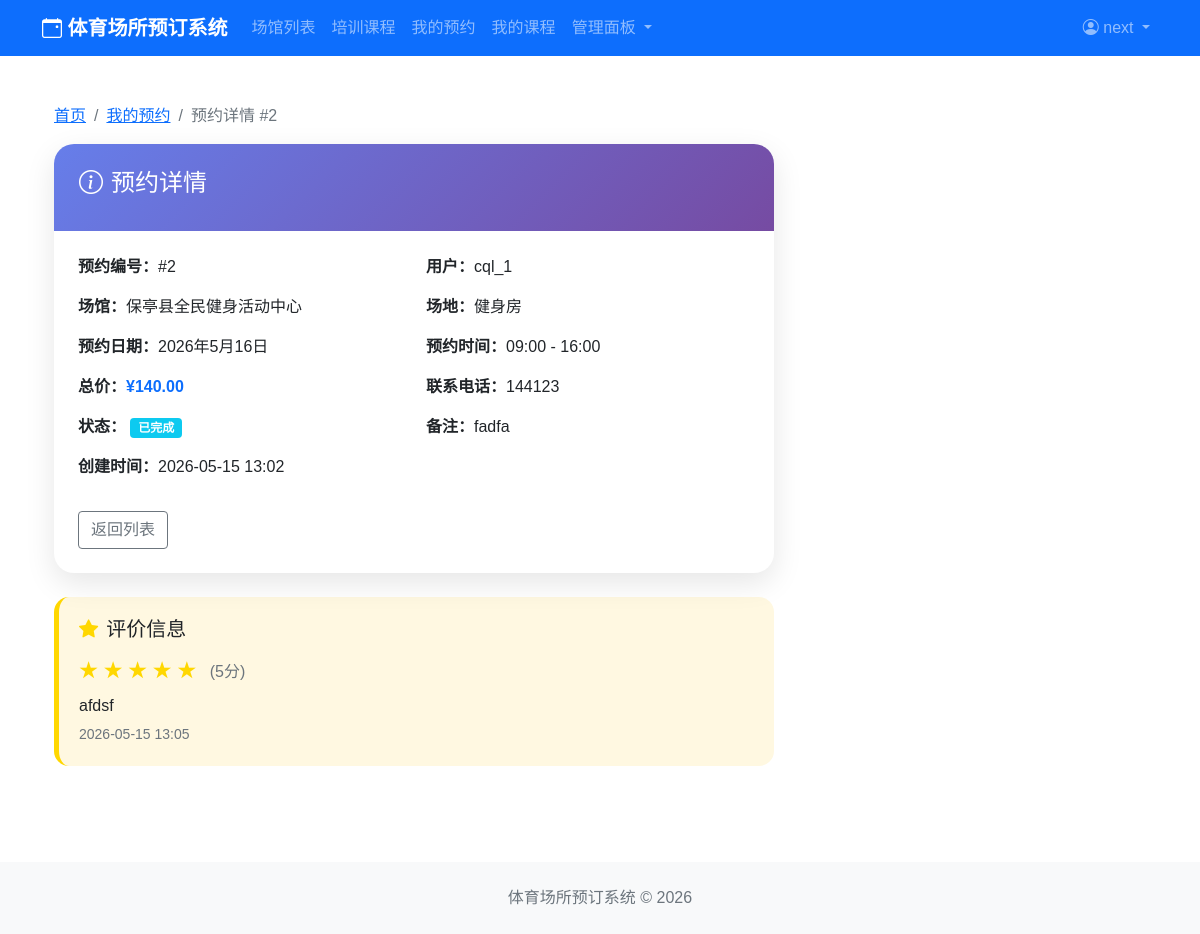
Page /bookings/detail/2/ (signed in) on the committed database.
### users/models.py (models this page shows, shortened)
class User(AbstractBaseUser, PermissionsMixin):
    USER_TYPE_CHOICES = (
        ('user', '普通用户'),
        ('coach', '教练'),
        ('admin', '管理员'),
    )
    username = models.CharField(max_length=150, unique=True, verbose_name='用户名')
    email = models.EmailField(blank=True, verbose_name='邮箱')
    user_type = models.CharField(max_length=20, choices=USER_TYPE_CHOICES, default='user')
    phone = models.CharField(max_length=20, blank=True, verbose_name='手机号')
    avatar = models.ImageField(upload_to='avatars/', default='avatars/default.jpg', verbose_name='头像')
    is_active = models.BooleanField(default=True, verbose_name='是否激活')
    is_staff = models.BooleanField(default=False, verbose_name='是否为员工')
    created_at = models.DateTimeField(auto_now_add=True, verbose_name='创建时间')
    updated_at = models.DateTimeField(auto_now=True, verbose_name='更新时间')
    objects = UserManager()
    USERNAME_FIELD = 'username'
    REQUIRED_FIELDS = ['email']
    class Meta:
        db_table = 'users'
        verbose_name = '用户'
        verbose_name_plural = '用户'

### bookings/models.py (models this page shows, shortened)
class Booking(models.Model):
    STATUS_CHOICES = (
        ('pending', '待审批'),
        ('confirmed', '已确认'),
        ('cancelled', '已取消'),
        ('completed', '已完成'),
        ('rejected', '已拒绝'),
    )
    user = models.ForeignKey(settings.AUTH_USER_MODEL, on_delete=models.CASCADE, related_name='bookings', verbose_name='预约用户')
    field = models.ForeignKey(Field, on_delete=models.CASCADE, related_name='bookings', verbose_name='预约场地')
    booking_date = models.DateField(verbose_name='预约日期')
    start_time = models.TimeField(verbose_name='开始时间')
    end_time = models.TimeField(verbose_name='结束时间')
    status = models.CharField(max_length=20, choices=STATUS_CHOICES, default='pending', verbose_name='预约状态')
    total_price = models.DecimalField(max_digits=10, decimal_places=2, verbose_name='总价')
    contact_phone = models.CharField(max_length=20, verbose_name='联系电话')
    remark = models.TextField(blank=True, verbose_name='备注')
    created_at = models.DateTimeField(auto_now_add=True, verbose_name='创建时间')
    updated_at = models.DateTimeField(auto_now=True, verbose_name='更新时间')
    class Meta:
        db_table = 'bookings'
        verbose_name = '预约'
        verbose_name_plural = '预约'
        ordering = ['-booking_date', '-start_time']

class BookingReview(models.Model):
    booking = models.OneToOneField(Booking, on_delete=models.CASCADE, related_name='review', verbose_name='预约')
    rating = models.IntegerField(verbose_name='评分', choices=[(i, i) for i in range(1, 6)])
    comment = models.TextField(blank=True, verbose_name='评价内容')
    created_at = models.DateTimeField(auto_now_add=True, verbose_name='评价时间')
    class Meta:
        db_table = 'booking_reviews'
        verbose_name = '预约评价'
        verbose_name_plural = '预约评价'

### venues/models.py (models this page shows, shortened)
class Field(models.Model):
    FIELD_TYPE_CHOICES = (
        ('indoor', '室内'),
        ('outdoor', '室外'),
    )
    STATUS_CHOICES = (
        ('available', '可用'),
        ('occupied', '已占用'),
        ('maintenance', '维护中'),
        ('disabled', '不可用'),
    )
    venue = models.ForeignKey(Venue, on_delete=models.CASCADE, related_name='fields', verbose_name='所属场馆')
    name = models.CharField(max_length=50, verbose_name='场地名称')
    field_type = models.CharField(max_length=20, choices=FIELD_TYPE_CHOICES, verbose_name='场地类型')
    capacity = models.IntegerField(verbose_name='容纳人数')
    description = models.TextField(blank=True, verbose_name='描述')
    status = models.CharField(max_length=20, choices=STATUS_CHOICES, default='available', verbose_name='状态')
    created_at = models.DateTimeField(auto_now_add=True, verbose_name='创建时间')
    updated_at = models.DateTimeField(auto_now=True, verbose_name='更新时间')
    class Meta:
        db_table = 'fields'
        verbose_name = '场地'
        verbose_name_plural = '场地'

class Venue(models.Model):
    VENUE_TYPE_CHOICES = (
        ('football', '足球场'),
        ('basketball', '篮球场'),
        ('tennis', '网球场'),
        ('badminton', '羽毛球场'),
        ('swimming', '游泳池'),
        ('table_tennis', '乒乓球室'),
        ('fitness', '健身房'),
        ('other', '其他'),
    )
    STATUS_CHOICES = (
        ('open', '开放'),
        ('closed', '关闭'),
        ('maintenance', '维护中'),
    )
    name = models.CharField(max_length=100, verbose_name='场馆名称')
    venue_type = models.CharField(max_length=20, choices=VENUE_TYPE_CHOICES, verbose_name='场馆类型')
    address = models.TextField(verbose_name='地址')
    description = models.TextField(blank=True, verbose_name='描述')
    image = models.ImageField(upload_to='venues/', blank=True, verbose_name='场馆图片')
    phone = models.CharField(max_length=20, verbose_name='联系电话')
    opening_hours = models.CharField(max_length=100, verbose_name='营业时间')
    price_per_hour = models.DecimalField(max_digits=10, decimal_places=2, verbose_name='每小时价格')
    status = models.CharField(max_length=20, choices=STATUS_CHOICES, default='open', verbose_name='状态')
    created_at = models.DateTimeField(auto_now_add=True, verbose_name='创建时间')
    updated_at = models.DateTimeField(auto_now=True, verbose_name='更新时间')
    class Meta:
        db_table = 'venues'
        verbose_name = '场馆'
        verbose_name_plural = '场馆'

### bookings/views.py (the view)
# urls.py: path('detail/<int:booking_id>/', views.booking_detail, name='booking_detail'),
@login_required
def booking_detail(request, booking_id):
    if request.user.is_staff or request.user.user_type == 'admin':
        booking = get_object_or_404(Booking, id=booking_id)
    else:
        booking = get_object_or_404(Booking, id=booking_id, user=request.user)
    return render(request, 'bookings/booking_detail.html', {
        'booking': booking
    })

### templates/bookings/booking_detail.html (shortened to what this page needs)
{% extends 'base.html' %}
{% block content %}
<div class="container py-4">
    <nav aria-label="breadcrumb">
        <ol class="breadcrumb">
            <li class="breadcrumb-item"><a href="{% url 'home' %}">首页</a></li>
            <li class="breadcrumb-item"><a href="{% url 'bookings:my_bookings' %}">我的预约</a></li>
            <li class="breadcrumb-item active">预约详情 #{{ booking.id }}</li>
        </ol>
    </nav>
    <div class="row">
        <div class="col-lg-8">
            <div class="card detail-card mb-4">
                <div class="detail-header">
                    <h4><i class="bi bi-info-circle me-2"></i>预约详情</h4>
                </div>
                <div class="card-body p-4">
                    <div class="row">
                        <div class="col-6 mb-3"><strong>预约编号：</strong>#{{ booking.id }}</div>
                        <div class="col-6 mb-3"><strong>用户：</strong>{{ booking.user.username }}</div>
                        <div class="col-6 mb-3"><strong>场馆：</strong>{{ booking.field.venue.name }}</div>
                        <div class="col-6 mb-3"><strong>场地：</strong>{{ booking.field.name }}</div>
                        <div class="col-6 mb-3"><strong>预约日期：</strong>{{ booking.booking_date }}</div>
                        <div class="col-6 mb-3"><strong>预约时间：</strong>{{ booking.start_time }} - {{ booking.end_time }}</div>
                        <div class="col-6 mb-3"><strong>总价：</strong><span class="fw-bold text-primary">¥{{ booking.total_price }}</span></div>
                        <div class="col-6 mb-3"><strong>联系电话：</strong>{{ booking.contact_phone }}</div>
                        <div class="col-6 mb-3"><strong>状态：</strong>
                            <span class="badge bg-{% if booking.status == 'pending' %}warning{% elif booking.status == 'confirmed' %}success{% elif booking.status == 'cancelled' or booking.status == 'rejected' %}danger{% else %}info{% endif %}">
                                {{ booking.get_status_display }}
                            </span>
                        </div>
                        <div class="col-6 mb-3"><strong>备注：</strong>{{ booking.remark|default:"无" }}</div>
                        <div class="col-6 mb-3"><strong>创建时间：</strong>{{ booking.created_at|date:"Y-m-d H:i" }}</div>
                    </div>
                    <div class="d-flex gap-2 mt-3">
                        <a href="{% url 'bookings:my_bookings' %}" class="btn btn-outline-secondary">返回列表</a>
                    </div>
                </div>
            </div>
            {% if booking.review %}
            <div class="review-box mb-4">
                <h5 class="mb-3"><i class="bi bi-star-fill me-2 star-display"></i>评价信息</h5>
                <div class="mb-2">
                    <span class="star-display">
                        {% for i in "12345"|make_list %}
                            {% if forloop.counter <= booking.review.rating %}&#9733;{% else %}&#9734;{% endif %}
                        {% endfor %}
                    </span>
                    <span class="text-muted ms-2">({{ booking.review.rating }}分)</span>
                </div>
                <p class="mb-1">{{ booking.review.comment|default:"未填写评价内容" }}</p>
                <small class="text-muted">{{ booking.review.created_at|date:"Y-m-d H:i" }}</small>
            </div>
            {% endif %}
        </div>
    </div>
</div>
{% endblock %}

### templates/base.html (shortened to what this page needs)
<!DOCTYPE html>
<html lang="zh-CN">
<head>
    <link href="https://cdn.jsdelivr.net/npm/bootstrap@5.1.3/dist/css/bootstrap.min.css" rel="stylesheet">
    <link rel="stylesheet" href="https://cdn.jsdelivr.net/npm/bootstrap-icons@1.8.1/font/bootstrap-icons.css">
</head>
<body>
    <nav class="navbar navbar-expand-lg navbar-dark bg-primary">
        <div class="container">
            <a class="navbar-brand" href="{% url 'home' %}">
                <i class="bi bi-calendar-event"></i> 体育场所预订系统
            </a>
            <div class="collapse navbar-collapse" id="navbarNav">
                <ul class="navbar-nav me-auto">
                    <li class="nav-item">
                        <a class="nav-link" href="{% url 'venues:venue_list' %}">场馆列表</a>
                    </li>
                    <li class="nav-item">
                        <a class="nav-link" href="{% url 'courses:course_list' %}">培训课程</a>
                    </li>
                    {% if user.is_authenticated %}
                    <li class="nav-item">
                        <a class="nav-link" href="{% url 'bookings:my_bookings' %}">我的预约</a>
                    </li>
                    <li class="nav-item">
                        <a class="nav-link" href="{% url 'courses:my_courses' %}">我的课程</a>
                    </li>
                    {% if user.user_type == 'admin' or user.is_staff %}
                    <li class="nav-item dropdown">
                        <a class="nav-link dropdown-toggle" href="#" role="button" data-bs-toggle="dropdown">
                            管理面板
                        </a>
                    </li>
                    {% endif %}
                    {% endif %}
                </ul>
                <ul class="navbar-nav">
                    {% if user.is_authenticated %}
                    <li class="nav-item dropdown">
                        <a class="nav-link dropdown-toggle" href="#" id="userDropdown" role="button" data-bs-toggle="dropdown">
                            <i class="bi bi-person-circle"></i> {{ user.username }}
                        </a>
                    </li>
                    {% endif %}
                </ul>
            </div>
        </div>
    </nav>
    <main class="container my-4">
        {% block content %}{% endblock %}
    </main>
    <footer class="bg-light py-4 mt-5">
        <div class="container text-center">
            <p class="text-muted mb-0">体育场所预订系统 &copy; 2026</p>
        </div>
    </footer>
</body>
</html>

### templates/base.html (style rules this page uses)
body { font-family: 'Microsoft YaHei', sans-serif; }
.navbar-brand { font-weight: bold; }
.card { box-shadow: 0 2px 4px rgba(0,0,0,0.1); }

### templates/bookings/booking_detail.html (style rules this page uses)
.detail-card { border: none; border-radius: 20px; box-shadow: 0 10px 30px rgba(0,0,0,0.1); overflow: hidden; }
.detail-header { background: linear-gradient(135deg, #667eea 0%, #764ba2 100%); padding: 25px; color: white; }
.star-display { color: #ffd700; font-size: 1.2rem; }
.review-box { background: #fff8e1; border-radius: 15px; padding: 20px; border-left: 5px solid #ffd700; }

### rows in the picture
User: username "next"
Booking: id "2", user.username "cql_1", field.venue.name "保亭县全民健身活动中心", field.name "健身房", booking_date "2026年5月16日", start_time "09:00", end_time "16:00", total_price "140.00", contact_phone "144123", status "已完成", remark "fadfa", created_at "2026-05-15 13:02", review.rating "5", review.comment "afdsf", review.created_at "2026-05-15 13:05"
